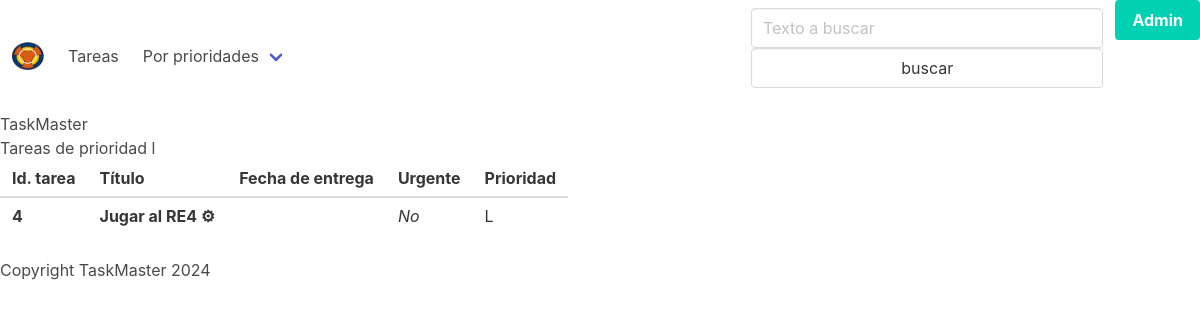
The page /tareas/l/ on the database its author committed.
### tasks/models.py (models this page shows, shortened)
class Task(models.Model):
    class Meta:
        verbose_name = "Tarea"
        verbose_name_plural = "Tareas"
    title = models.CharField(
        verbose_name="título",
        max_length=250,
        unique=True,
    )
    subject = models.ForeignKey(
        Subject,
        verbose_name="Asignatura",
        on_delete=models.PROTECT,
        related_name="tasks",
        default=1,
    )
    due_date = models.DateField(
        "Fecha de entrega",
        null=True,
        blank=True,
        default=None,
        validators=[
            fecha_en_futuro,
        ],
    )
    urgent = models.BooleanField(
        "Urgente",
        default=False,
    )
    priority = models.CharField(
        "Prioridad",
        max_length=1,
        choices=PRIORITIES,
        default="N",
    )
    created = models.DateTimeField(auto_now_add=True)
    updated = models.DateTimeField(auto_now=True)

### tasks/views.py (the view)
# urls.py: re_path(r"^tareas/([nhl])/$", views.list_by_priority),
def list_by_priority(request, priority):
    tasks = Task.objects.filter(priority=priority.upper())
    return render(
        request,
        "tasks/list_tasks.html",
        {
            "title": f"Tareas de prioridad {priority}",
            "tasks": tasks,
        },
    )

### tasks/templates/tasks/list_tasks.html
{% extends 'tasks/base.html' %}
{% block content %}
{% include "tasks/task_table.html" %}
{% endblock content %}

### tasks/templates/tasks/task_table.html (shortened to what this page needs)
<table class="table">
    <thead>
        <tr>
            <th>Id. tarea</th>
            <th>Título</th>
            <th>Fecha de entrega</th>
            <th>Urgente</th>
            <th>Prioridad</th>
        </tr>
    </thead>
    <tbody>
    {% for task in tasks %}
        <tr>
            <th>{{ task.id }}</th>
            <td>
               {% if forloop.first %}
                <b>  {{ task.title|capfirst|add:" ⚙" }} </b>
               {% else %}
                {{ task.title  }}
               {% endif %}
            </td>
            <td>
            </td>
            <td>
                {% if task.urgent %}
                  <b class="urgente"> Si </b>
                {% else %}
                  <i class="no-urgente"> No </i>
                {% endif %}
            </td>
            <td>
                {{ task.priority }}
            </td>
        </tr>
    {% endfor %}
    </tbody>
</table>

### rows shown on the page
Task: id "4", title|add "Jugar al RE4 ⚙", urgent "No", priority "L"

### other values the page prints
{{ title }} "Tareas de prioridad l"
